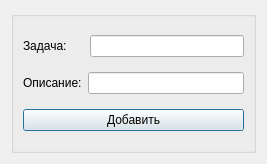
<?xml version="1.0" encoding="UTF-8"?>
<ui version="4.0">
 <class>Calendar</class>
 <widget class="QDialog" name="Calendar">
  <property name="geometry">
   <rect>
    <x>0</x>
    <y>0</y>
    <width>267</width>
    <height>164</height>
   </rect>
  </property>
  <property name="windowTitle">
   <string>Dialog</string>
  </property>
  <layout class="QVBoxLayout" name="verticalLayout">
   <item>
    <widget class="QGroupBox" name="groupBox">
     <property name="styleSheet">
      <string notr="true"/>
     </property>
     <property name="title">
      <string/>
     </property>
     <layout class="QVBoxLayout" name="verticalLayout_3">
      <item>
       <layout class="QHBoxLayout" name="horizontalLayout">
        <item>
         <widget class="QLabel" name="label">
          <property name="text">
           <string>Задача:     </string>
          </property>
         </widget>
        </item>
        <item>
         <widget class="QLineEdit" name="taskcl"/>
        </item>
       </layout>
      </item>
      <item>
       <layout class="QHBoxLayout" name="horizontalLayout_2">
        <item>
         <widget class="QLabel" name="label_2">
          <property name="text">
           <string>Описание:</string>
          </property>
         </widget>
        </item>
        <item>
         <widget class="QLineEdit" name="descriptioncl"/>
        </item>
       </layout>
      </item>
      <item>
       <layout class="QVBoxLayout" name="verticalLayout_2">
        <item>
         <widget class="QPushButton" name="pushButton">
          <property name="text">
           <string>Добавить</string>
          </property>
         </widget>
        </item>
       </layout>
      </item>
     </layout>
    </widget>
   </item>
  </layout>
 </widget>
 <resources/>
 <connections/>
</ui>
